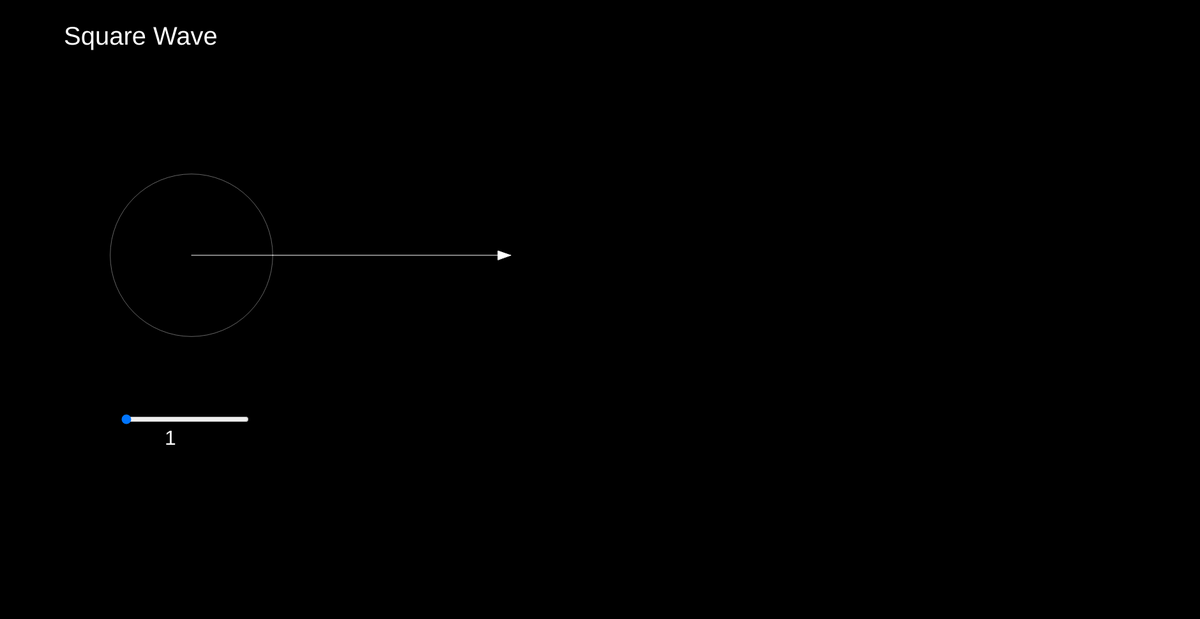
Frame 1 (no input)
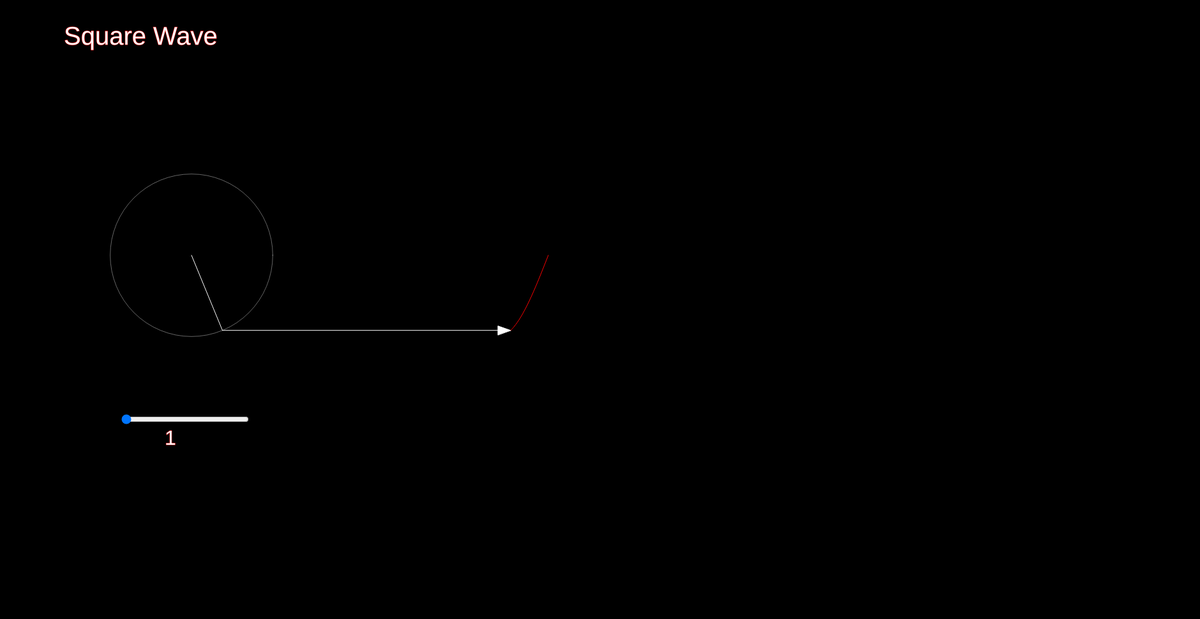
Frame 60 (no input)
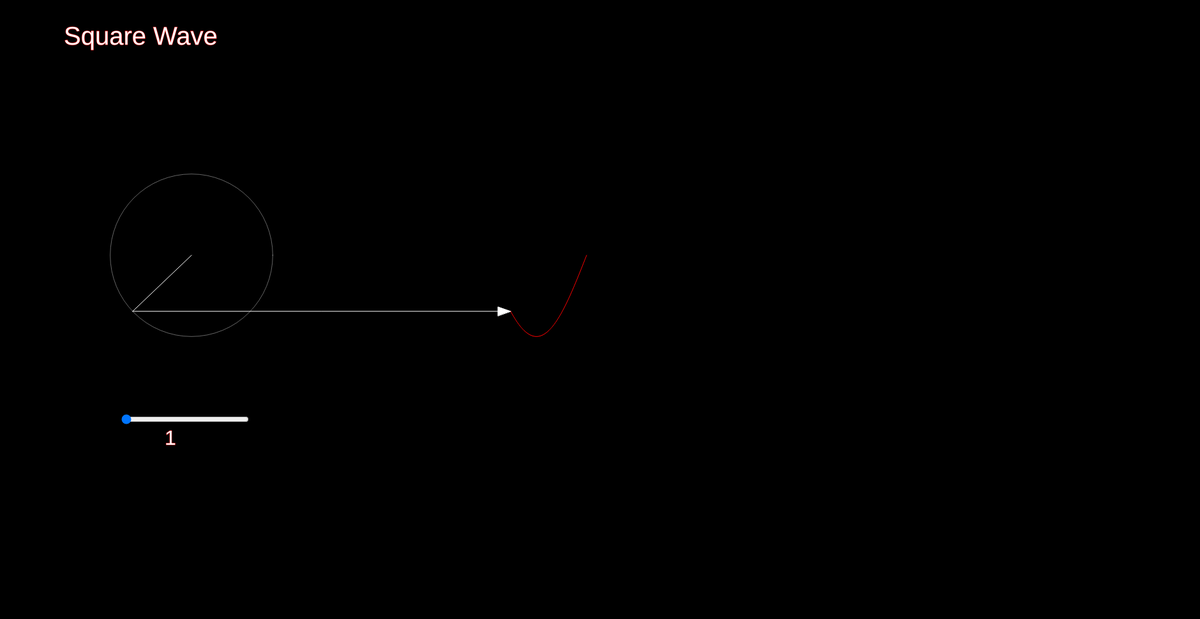
Frame 120 (the mouse pressed at the canvas centre since frame 60)

The p5.js sketch that drew these frames (run headless with seeded random() and noise() and a simulated clock; from frame 60 on, the mouse is pressed at the canvas centre):

// p5.js sketch
// ── sketch.js
let time = 0;
let wave = [];

let slider;

function setup() {
  createCanvas(1880, 970);
  slider = createSlider(1, 500, 1);
  slider.position(width/10, 2*height/3);
  slider.style('width', '200px');
}

function draw() {
  background(0);

  textSize(40);
  fill(255, 255, 255);
  text('Square Wave',100,70);

  textSize(32);
  fill(255, 255, 255);
  text(slider.value(),width/10+70, 2*height/3+50);
  
  translate(300, 400);


  let x = 0;
  let y = 0;

  for (let i = 0; i < slider.value(); i++) {
    let prev_x = x;
    let prev_y = y;
    let n = i * 2 + 1;
    let radius = 100 * (4 / (n * PI));

    stroke(255,100);
    noFill();
    ellipse(x, y, radius * 2);

    x += radius * cos(n * time);
    y += radius * sin(n * time);

    // fill(255);
    // ellipse(x, y, 5);
    stroke(255);
    line(prev_x, prev_y, x, y);


  }

  wave.unshift(y);

  line(x, y, 500, wave[0]);

  fill(255);
  triangle(480,wave[0]+7,480,wave[0]-7,500,wave[0]);

  translate(500, 0);
  beginShape();
  noFill();
  for (let i = 0; i < wave.length; i++) {
    stroke(255,0,0);
    vertex(i, wave[i]);
  }
  endShape();

  if (wave.length > 2000) {
    wave.pop();
  }

  time += 0.02;
}
